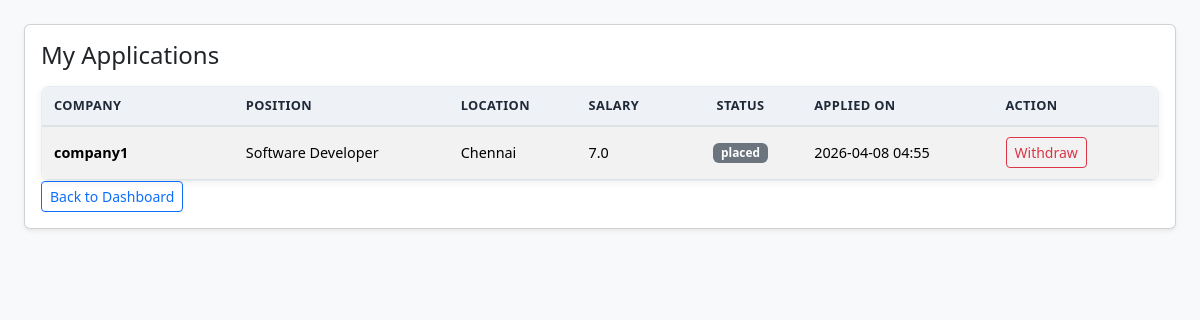
/student/applications (signed in), run on the app's committed database.
### model.py (models this page shows, shortened)
class Application(db.Model):
    __tablename__ = "applications"
    __table_args__ = (
        UniqueConstraint(
            "student_id", "job_position_id", name="uq_student_job_application"
        ),
    )
    id = db.Column(db.Integer, primary_key=True)
    student_id = db.Column(db.Integer, db.ForeignKey("students.id"), nullable=False)
    job_position_id = db.Column(
        db.Integer, db.ForeignKey("job_positions.id"), nullable=False
    )
    status = db.Column(db.String(30), nullable=False, default="applied")
    applied_at = db.Column(db.DateTime, nullable=False, default=datetime.utcnow)
    student = db.relationship("Student", back_populates="applications")
    job_position = db.relationship("JobPosition", back_populates="applications")
    placement = db.relationship(
        "Placement", back_populates="application", uselist=False, cascade="all, delete-orphan"
    )

class Company(db.Model):
    __tablename__ = "companies"
    id = db.Column(db.Integer, primary_key=True)
    name = db.Column(db.String(120), unique=True, nullable=False)
    email = db.Column(db.String(120), unique=True, nullable=False)
    password = db.Column(db.String(120), nullable=False)
    industry = db.Column(db.String(100), nullable=True)
    location = db.Column(db.String(120), nullable=True)
    website = db.Column(db.String(255), nullable=True)
    is_blacklisted = db.Column(db.Boolean, nullable=False, default=False)
    is_approved = db.Column(db.Boolean, nullable=False, default=False)
    job_positions = db.relationship(
        "JobPosition", back_populates="company", cascade="all, delete-orphan"
    )

class JobPosition(db.Model):
    __tablename__ = "job_positions"
    id = db.Column(db.Integer, primary_key=True)
    company_id = db.Column(db.Integer, db.ForeignKey("companies.id"), nullable=False)
    title = db.Column(db.String(120), nullable=False)
    description = db.Column(db.Text, nullable=True)
    eligibility_criteria = db.Column(db.String(255), nullable=True)
    required_skills = db.Column(db.String(255), nullable=True)
    experience_required = db.Column(db.String(120), nullable=True)
    application_deadline = db.Column(db.Date, nullable=True)
    location = db.Column(db.String(120), nullable=True)
    salary_lpa = db.Column(db.Float, nullable=True)
    status = db.Column(db.String(30), nullable=False, default="pending")
    is_active = db.Column(db.Boolean, nullable=False, default=True)
    posted_at = db.Column(db.DateTime, nullable=False, default=datetime.utcnow)
    company = db.relationship("Company", back_populates="job_positions")
    applications = db.relationship(
        "Application", back_populates="job_position", cascade="all, delete-orphan"
    )

### app.py (the view)
@app.route('/student/applications')
def view_applications():
    if 'student_id' not in session:
        return redirect(url_for("access"))
    student = Student.query.get(session['student_id'])
    if not student:
        return redirect(url_for("access"))
    applications = Application.query.filter_by(student_id=student.id).all()
    return render_template('student_applications.html',
                         student=student,
                         applications=applications)

### template/student_applications.html (shortened to what this page needs)
<!doctype html>
<html lang="en">
<head>
    <link href="https://cdn.jsdelivr.net/npm/bootstrap@5.3.8/dist/css/bootstrap.min.css" rel="stylesheet">
</head>
<body class="bg-light">
    <main class="container-fluid portal-container py-4">
        <div class="card shadow-sm mb-3">
            <div class="card-body">
                <h1 class="h4 mb-3">My Applications</h1>
                {% if applications %}
                <div class="table-responsive">
                    <table class="table table-striped align-middle table-sticky-cols">
                        <thead>
                            <tr>
                                <th>Company</th>
                                <th>Position</th>
                                <th>Location</th>
                                <th>Salary</th>
                                <th>Status</th>
                                <th>Applied On</th>
                                <th>Action</th>
                            </tr>
                        </thead>
                        <tbody>
                            {% for application in applications %}
                            <tr>
                                <td>{{ application.job_position.company.name }}</td>
                                <td>{{ application.job_position.title }}</td>
                                <td>{{ application.job_position.location or 'N/A' }}</td>
                                <td>{{ application.job_position.salary_lpa or 'N/A' }}</td>
                                <td><span class="badge text-bg-secondary">{{ application.status }}</span></td>
                                <td>{{ application.applied_at.strftime('%Y-%m-%d %H:%M') if application.applied_at else 'N/A' }}</td>
                                <td>
                                    <form method="POST" action="{{ url_for('withdraw_application', application_id=application.id) }}" class="d-inline">
                                        <button type="submit" class="btn btn-sm btn-outline-danger" onclick="return confirm('Are you sure you want to withdraw this application?')">Withdraw</button>
                                    </form>
                                </td>
                            </tr>
                            {% endfor %}
                        </tbody>
                    </table>
                </div>
                {% else %}
                <p class="text-muted">You have not applied for any drives yet.</p>
                {% endif %}
                <a href="{{ url_for('student_dashboard') }}" class="btn btn-outline-primary btn-sm">Back to Dashboard</a>
            </div>
        </div>
    </main>
</body>
</html>

### template/student_applications.html (style rules this page uses)
.portal-container { max-width: 98%; }
.table-responsive { border: 1px solid #e9ecef; border-radius: 0.5rem; background: #ffffff; overflow-x: auto; box-shadow: 0 2px 8px rgba(15, 23, 42, 0.06); }
.table-responsive .table { width: 100%; min-width: 100%; margin-bottom: 0; font-size: 0.9rem; table-layout: auto; }
.table-responsive .table th, .table-responsive .table td { padding: 0.65rem 0.75rem; white-space: normal; word-break: break-word; overflow-wrap: anywhere; line-height: 1.35; vertical-align: middle; }
.table-responsive .table thead th { background: #eef2f7; color: #1f2937; font-weight: 700; font-size: 0.8rem; text-transform: uppercase; letter-spacing: 0.03em; border-bottom-width: 2px; }
.table-responsive .table .badge { font-size: 0.74rem; font-weight: 600; }
.table-responsive .table .btn { white-space: nowrap; }
.table-responsive .table th:first-child, .table-responsive .table td:first-child { min-width: 140px; font-weight: 600; }
.table-responsive .table th:nth-child(2), .table-responsive .table td:nth-child(2) { min-width: 140px; }
.table-responsive .table th:nth-child(5), .table-responsive .table td:nth-child(5) { min-width: 90px; text-align: center; }
.table-responsive .table th:last-child, .table-responsive .table td:last-child { min-width: 120px; }
.table-sticky-cols { border-collapse: collapse; border-spacing: 0; }
.table-sticky-cols th, .table-sticky-cols td { position: static; left: auto; }

### data on the page
Application: job_position.company.name "company1", job_position "Software Developer", job_position "Chennai", job_position "7.0", status "placed", applied_at "2026-04-08 04:55"
